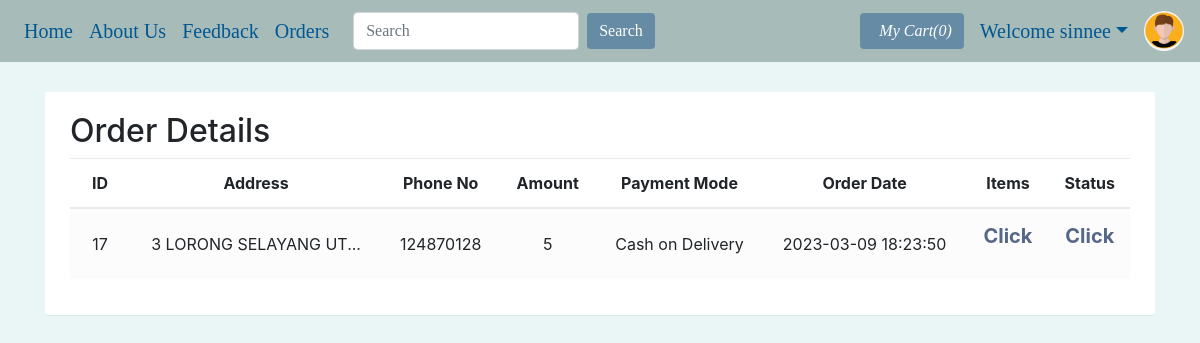
Page /viewOrder.php (signed in) on the committed database.
### tables this page shows
CREATE TABLE `orders` (
  `orderId` int(21) NOT NULL,
  `userId` int(21) NOT NULL,
  `address` varchar(255) NOT NULL,
  `zipCode` int(21) NOT NULL,
  `phoneNo` bigint(21) NOT NULL,
  `amount` int(200) NOT NULL,
  `paymentMode` enum('0','1') NOT NULL DEFAULT '0' COMMENT '0=cash on delivery, \r\n1=online ',
  `orderStatus` enum('0','1','2','3','4','5','6') NOT NULL DEFAULT '0' COMMENT '0=Order Placed.\r\n1=Order Confirmed.\r\n2=Preparing your Order.\r\n3=Your order is on the way!\r\n4=Order Delivered.\r\n5=Order Denied.\r\n6=Order Cancelled.',
  `orderDate` datetime NOT NULL DEFAULT current_timestamp()
);

### viewOrder.php (the view, shortened to what this page needs)
<!doctype html>
<html lang="en">
<head>
    <link rel="stylesheet" href="https://stackpath.bootstrapcdn.com/bootstrap/4.5.0/css/bootstrap.min.css">
    <link rel="stylesheet" href="https://use.fontawesome.com/releases/v5.7.2/css/all.css">
</head>
<body>
    <?php include 'partials/_dbconnect.php';?>
    <?php include 'partials/_nav.php';?>
    <?php
    if($loggedin){
    ?>
    <div class="container">
        <div class="table-wrapper" id="empty">
                <div class="row">
                    <div class="col-sm-4">
                        <h2>Order Details</h2>
                    </div>
            </div>
            <table class="table table-striped table-hover text-center">
                <thead>
                    <tr>
                        <th>ID</th>
                        <th>Address</th>
                        <th>Phone No</th>
                        <th>Amount</th>
                        <th>Payment Mode</th>
                        <th>Order Date</th>
                        <th>Items</th>
                        <th>Status</th>
                    </tr>
                </thead>
                <tbody>
                    <?php
                        $sql = "SELECT * FROM `orders` WHERE `userId`= $userId";
                        $result = mysqli_query($conn, $sql);
                        while($row = mysqli_fetch_assoc($result)){
                            $orderId = $row['orderId'];
                            $address = $row['address'];
                            $phoneNo = $row['phoneNo'];
                            $amount = $row['amount'];
                            $orderDate = $row['orderDate'];
                            $paymentMode = $row['paymentMode'];
                            if($paymentMode == 0) {
                                $paymentMode = "Cash on Delivery";
                            }
                            else {
                                $paymentMode = "Online";
                            }
                            echo '<tr>
                                    <td>' . $orderId . '</td>
                                    <td>' . substr($address, 0, 20) . '...</td>
                                    <td>' . $phoneNo . '</td>
                                    <td>' . $amount . '</td>
                                    <td>' . $paymentMode . '</td>
                                    <td>' . $orderDate . '</td>
                                <td><a href="#" data-toggle="modal" data-target="#orderItem' . $orderId . '" ><p>Click</p></a></td>
                                <td><a href="#" data-toggle="modal" data-target="#orderStatus' . $orderId . '" ><p>Click</p></a></td>
                                </tr>';
                        }
                            ?>
                </tbody>
            </table>
        </div>
    </div>
    <?php
    }
    else {
        echo '<div class="container" style="min-height : 610px;">
        <div class="alert alert-info my-3">
            <font style="font-size:22px"><center>Check your Order. You need to <strong><a class="alert-link" data-toggle="modal" data-target="#loginModal">Login</a></strong></center></font>
        </div></div>';
    }
    ?>
  </body>
</html>

### viewOrder.php (style rules this page uses)
.table-wrapper { background: #fff; padding: 20px 25px; margin: 30px auto; border-radius: 3px; box-shadow: 0 1px 1px rgba(0,0,0,.05); }
table.table tr th, table.table tr td { border-color: #e9e9e9; padding: 12px 15px; vertical-align: middle; }
table.table tr th:first-child { width: 60px; }
table.table tr th:last-child { width: 80px; }
table.table-striped tbody tr:nth-of-type(odd) { background-color: #fcfcfc; }
table.table td a { font-weight: bold; color: #566787; display: inline-block; text-decoration: none; }
table { counter-reset: section; }

### partials/_nav.php (style rules this page uses)
a { color: #005792; font-size: 20px; }
body { background-color: #eaf6f6; }

### rows in the picture
orders: orderId "17", address "3 LORONG SELAYANG UT", phoneNo "124870128", amount "5", paymentMode "Cash on Delivery", orderDate "2023-03-09 18:23:50"

### other values in the picture
$count "0"
$username "sinnee"
